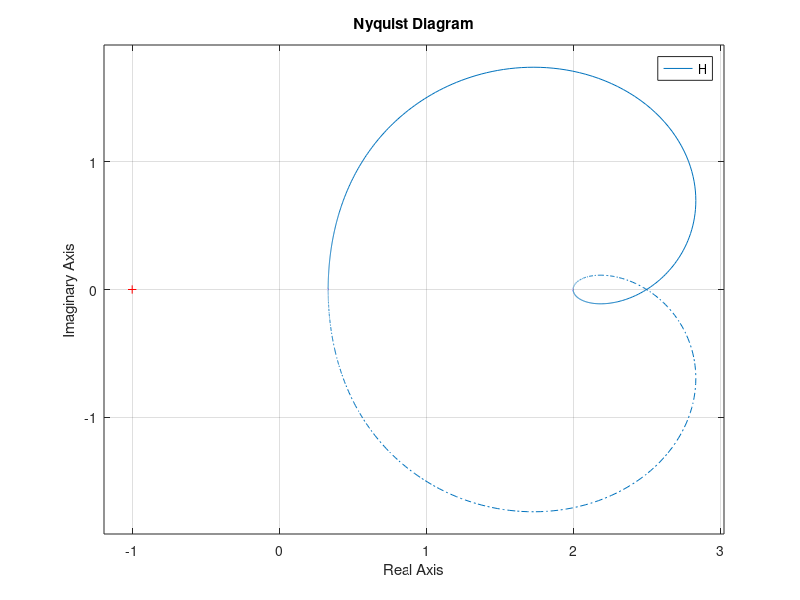

Here is the MATLAB script that generated this plot:
% Esempio di creazione del diagramma di Nyquist di un sistema.
%
% M. Scarpiniti (Dip. DIET - Sapienza Università di Roma)

num = [2  5  1];
den = [1  2  3];
H = tf(num, den);
nyquist(H);
grid on;